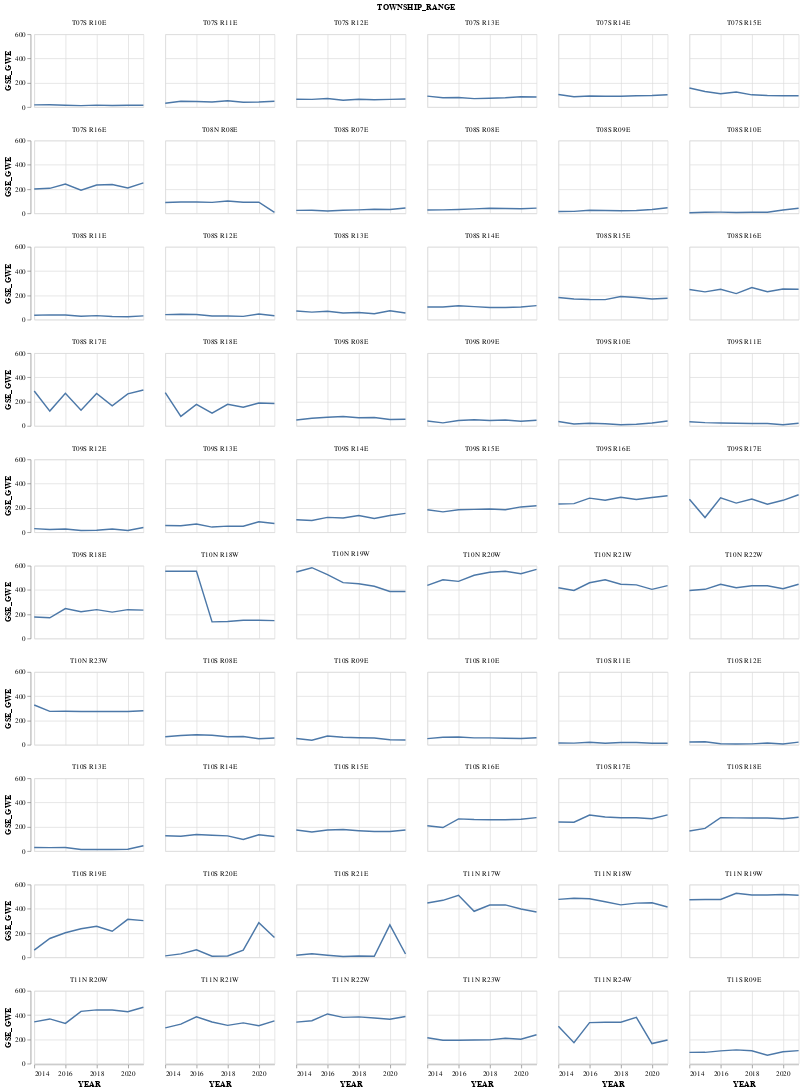

Notebook source saved alongside this figure:
### Code cell
alt.Chart(item_df[item_df['TOWNSHIP_RANGE'].isin(list(item_df.TOWNSHIP_RANGE.unique())[120:180])]
).mark_line(
).encode(
    x="YEAR:T",
    y='GSE_GWE:Q',
    facet=alt.Facet('TOWNSHIP_RANGE:N', columns=6)
).properties(width=150, height=100)

### Figure 1 — Vega-Lite specification as saved in the notebook (floating-point values rounded to 4 significant figures; data arrays with more than 128 entries replaced by an {"elided": "..."} marker saying what was removed)
{"config": {"view": {"continuousWidth": 400, "continuousHeight": 300}}, "data": {"name": "data-1fe96062caa51b979c85036b0f7f1bfe"}, "mark": "line", "encoding": {"facet": {"columns": 6, "field": "TOWNSHIP_RANGE", "type": "nominal"}, "x": {"field": "YEAR", "type": "temporal"}, "y": {"field": "GSE_GWE", "type": "quantitative"}}, "height": 100, "width": 150, "$schema": "https://vega.github.io/schema/vega-lite/v4.17.0.json", "datasets": {"data-1fe96062caa51b979c85036b0f7f1bfe": {"elided": "480 records"}}}
